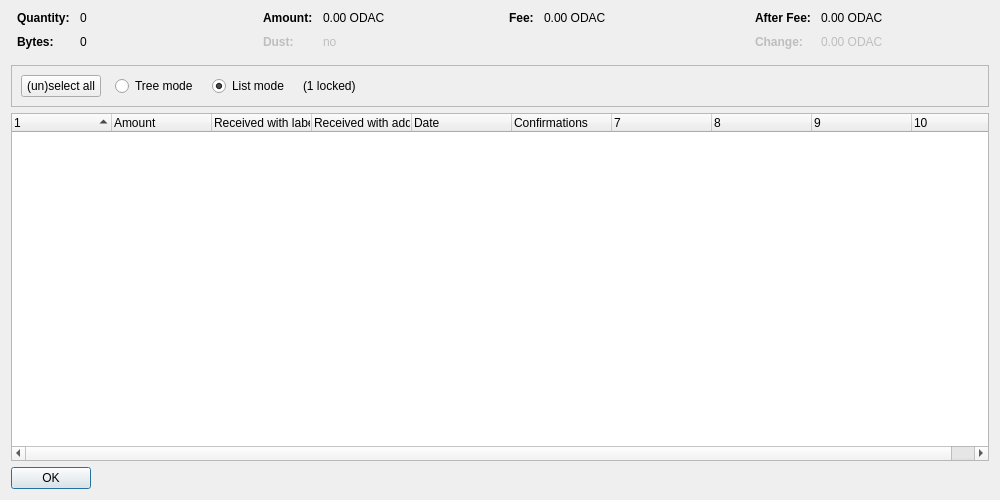
<?xml version="1.0" encoding="UTF-8"?>
<ui version="4.0">
 <class>CoinControlDialog</class>
 <widget class="QDialog" name="CoinControlDialog">
  <property name="geometry">
   <rect>
    <x>0</x>
    <y>0</y>
    <width>1000</width>
    <height>500</height>
   </rect>
  </property>
  <property name="windowTitle">
   <string>Coin Selection</string>
  </property>
  <layout class="QVBoxLayout" name="verticalLayout">
   <item>
    <layout class="QHBoxLayout" name="horizontalLayoutTop" stretch="0,0,0,0">
     <property name="topMargin">
      <number>0</number>
     </property>
     <property name="bottomMargin">
      <number>10</number>
     </property>
     <item>
      <layout class="QFormLayout" name="formLayoutCoinControl1">
       <property name="horizontalSpacing">
        <number>10</number>
       </property>
       <property name="verticalSpacing">
        <number>10</number>
       </property>
       <property name="leftMargin">
        <number>6</number>
       </property>
       <property name="rightMargin">
        <number>6</number>
       </property>
       <item row="0" column="0">
        <widget class="QLabel" name="labelCoinControlQuantityText">
         <property name="font">
          <font>
           <weight>75</weight>
           <bold>true</bold>
          </font>
         </property>
         <property name="text">
          <string>Quantity:</string>
         </property>
        </widget>
       </item>
       <item row="0" column="1">
        <widget class="QLabel" name="labelCoinControlQuantity">
         <property name="cursor">
          <cursorShape>IBeamCursor</cursorShape>
         </property>
         <property name="contextMenuPolicy">
          <enum>Qt::ActionsContextMenu</enum>
         </property>
         <property name="text">
          <string notr="true">0</string>
         </property>
         <property name="textInteractionFlags">
          <set>Qt::LinksAccessibleByMouse|Qt::TextSelectableByKeyboard|Qt::TextSelectableByMouse</set>
         </property>
        </widget>
       </item>
       <item row="1" column="0">
        <widget class="QLabel" name="labelCoinControlBytesText">
         <property name="font">
          <font>
           <weight>75</weight>
           <bold>true</bold>
          </font>
         </property>
         <property name="text">
          <string>Bytes:</string>
         </property>
        </widget>
       </item>
       <item row="1" column="1">
        <widget class="QLabel" name="labelCoinControlBytes">
         <property name="cursor">
          <cursorShape>IBeamCursor</cursorShape>
         </property>
         <property name="contextMenuPolicy">
          <enum>Qt::ActionsContextMenu</enum>
         </property>
         <property name="text">
          <string notr="true">0</string>
         </property>
         <property name="textInteractionFlags">
          <set>Qt::LinksAccessibleByMouse|Qt::TextSelectableByKeyboard|Qt::TextSelectableByMouse</set>
         </property>
        </widget>
       </item>
      </layout>
     </item>
     <item>
      <layout class="QFormLayout" name="formLayoutCoinControl2">
       <property name="horizontalSpacing">
        <number>10</number>
       </property>
       <property name="verticalSpacing">
        <number>10</number>
       </property>
       <property name="leftMargin">
        <number>6</number>
       </property>
       <property name="rightMargin">
        <number>6</number>
       </property>
       <item row="0" column="0">
        <widget class="QLabel" name="labelCoinControlAmountText">
         <property name="font">
          <font>
           <weight>75</weight>
           <bold>true</bold>
          </font>
         </property>
         <property name="text">
          <string>Amount:</string>
         </property>
        </widget>
       </item>
       <item row="0" column="1">
        <widget class="QLabel" name="labelCoinControlAmount">
         <property name="cursor">
          <cursorShape>IBeamCursor</cursorShape>
         </property>
         <property name="contextMenuPolicy">
          <enum>Qt::ActionsContextMenu</enum>
         </property>
         <property name="text">
          <string notr="true">0.00 ODAC</string>
         </property>
         <property name="textInteractionFlags">
          <set>Qt::LinksAccessibleByMouse|Qt::TextSelectableByKeyboard|Qt::TextSelectableByMouse</set>
         </property>
        </widget>
       </item>
       <item row="1" column="0">
        <widget class="QLabel" name="labelCoinControlLowOutputText">
         <property name="enabled">
          <bool>false</bool>
         </property>
         <property name="font">
          <font>
           <weight>75</weight>
           <bold>true</bold>
          </font>
         </property>
         <property name="text">
          <string>Dust:</string>
         </property>
        </widget>
       </item>
       <item row="1" column="1">
        <widget class="QLabel" name="labelCoinControlLowOutput">
         <property name="enabled">
          <bool>false</bool>
         </property>
         <property name="cursor">
          <cursorShape>IBeamCursor</cursorShape>
         </property>
         <property name="contextMenuPolicy">
          <enum>Qt::ActionsContextMenu</enum>
         </property>
         <property name="text">
          <string notr="true">no</string>
         </property>
         <property name="textInteractionFlags">
          <set>Qt::LinksAccessibleByMouse|Qt::TextSelectableByKeyboard|Qt::TextSelectableByMouse</set>
         </property>
        </widget>
       </item>
      </layout>
     </item>
     <item>
      <layout class="QFormLayout" name="formLayoutCoinControl3">
       <property name="horizontalSpacing">
        <number>10</number>
       </property>
       <property name="verticalSpacing">
        <number>10</number>
       </property>
       <property name="leftMargin">
        <number>6</number>
       </property>
       <property name="rightMargin">
        <number>6</number>
       </property>
       <item row="0" column="0">
        <widget class="QLabel" name="labelCoinControlFeeText">
         <property name="font">
          <font>
           <weight>75</weight>
           <bold>true</bold>
          </font>
         </property>
         <property name="text">
          <string>Fee:</string>
         </property>
        </widget>
       </item>
       <item row="0" column="1">
        <widget class="QLabel" name="labelCoinControlFee">
         <property name="cursor">
          <cursorShape>IBeamCursor</cursorShape>
         </property>
         <property name="contextMenuPolicy">
          <enum>Qt::ActionsContextMenu</enum>
         </property>
         <property name="text">
          <string notr="true">0.00 ODAC</string>
         </property>
         <property name="textInteractionFlags">
          <set>Qt::LinksAccessibleByMouse|Qt::TextSelectableByKeyboard|Qt::TextSelectableByMouse</set>
         </property>
        </widget>
       </item>
      </layout>
     </item>
     <item>
      <layout class="QFormLayout" name="formLayoutCoinControl4">
       <property name="horizontalSpacing">
        <number>10</number>
       </property>
       <property name="verticalSpacing">
        <number>10</number>
       </property>
       <property name="leftMargin">
        <number>6</number>
       </property>
       <property name="rightMargin">
        <number>6</number>
       </property>
       <item row="0" column="0">
        <widget class="QLabel" name="labelCoinControlAfterFeeText">
         <property name="font">
          <font>
           <weight>75</weight>
           <bold>true</bold>
          </font>
         </property>
         <property name="text">
          <string>After Fee:</string>
         </property>
        </widget>
       </item>
       <item row="0" column="1">
        <widget class="QLabel" name="labelCoinControlAfterFee">
         <property name="cursor">
          <cursorShape>IBeamCursor</cursorShape>
         </property>
         <property name="contextMenuPolicy">
          <enum>Qt::ActionsContextMenu</enum>
         </property>
         <property name="text">
          <string notr="true">0.00 ODAC</string>
         </property>
         <property name="textInteractionFlags">
          <set>Qt::LinksAccessibleByMouse|Qt::TextSelectableByKeyboard|Qt::TextSelectableByMouse</set>
         </property>
        </widget>
       </item>
       <item row="1" column="0">
        <widget class="QLabel" name="labelCoinControlChangeText">
         <property name="enabled">
          <bool>false</bool>
         </property>
         <property name="font">
          <font>
           <weight>75</weight>
           <bold>true</bold>
          </font>
         </property>
         <property name="text">
          <string>Change:</string>
         </property>
        </widget>
       </item>
       <item row="1" column="1">
        <widget class="QLabel" name="labelCoinControlChange">
         <property name="enabled">
          <bool>false</bool>
         </property>
         <property name="cursor">
          <cursorShape>IBeamCursor</cursorShape>
         </property>
         <property name="contextMenuPolicy">
          <enum>Qt::ActionsContextMenu</enum>
         </property>
         <property name="text">
          <string notr="true">0.00 ODAC</string>
         </property>
         <property name="textInteractionFlags">
          <set>Qt::LinksAccessibleByMouse|Qt::TextSelectableByKeyboard|Qt::TextSelectableByMouse</set>
         </property>
        </widget>
       </item>
      </layout>
     </item>
    </layout>
   </item>
   <item>
    <widget class="QFrame" name="frame">
     <property name="minimumSize">
      <size>
       <width>0</width>
       <height>40</height>
      </size>
     </property>
     <property name="frameShape">
      <enum>QFrame::StyledPanel</enum>
     </property>
     <property name="frameShadow">
      <enum>QFrame::Sunken</enum>
     </property>
     <layout class="QHBoxLayout" name="horizontalLayout">
      <item>
       <layout class="QHBoxLayout" name="horizontalLayoutPanel" stretch="0,0,0,0,0">
        <property name="spacing">
         <number>14</number>
        </property>
        <item>
         <widget class="QPushButton" name="pushButtonSelectAll">
          <property name="sizePolicy">
           <sizepolicy hsizetype="Maximum" vsizetype="Fixed">
            <horstretch>0</horstretch>
            <verstretch>0</verstretch>
           </sizepolicy>
          </property>
          <property name="text">
           <string>(un)select all</string>
          </property>
          <property name="autoDefault">
           <bool>false</bool>
          </property>
         </widget>
        </item>
        <item>
         <widget class="QRadioButton" name="radioTreeMode">
          <property name="sizePolicy">
           <sizepolicy hsizetype="Maximum" vsizetype="Fixed">
            <horstretch>0</horstretch>
            <verstretch>0</verstretch>
           </sizepolicy>
          </property>
          <property name="text">
           <string>Tree mode</string>
          </property>
         </widget>
        </item>
        <item>
         <widget class="QRadioButton" name="radioListMode">
          <property name="sizePolicy">
           <sizepolicy hsizetype="Maximum" vsizetype="Fixed">
            <horstretch>0</horstretch>
            <verstretch>0</verstretch>
           </sizepolicy>
          </property>
          <property name="text">
           <string>List mode</string>
          </property>
          <property name="checked">
           <bool>true</bool>
          </property>
         </widget>
        </item>
        <item>
         <widget class="QLabel" name="labelLocked">
          <property name="text">
           <string notr="true">(1 locked)</string>
          </property>
         </widget>
        </item>
        <item>
         <spacer name="horizontalSpacer">
          <property name="orientation">
           <enum>Qt::Horizontal</enum>
          </property>
          <property name="sizeHint" stdset="0">
           <size>
            <width>40</width>
            <height>20</height>
           </size>
          </property>
         </spacer>
        </item>
       </layout>
      </item>
     </layout>
    </widget>
   </item>
   <item>
    <widget class="CoinControlTreeWidget" name="treeWidget">
     <property name="contextMenuPolicy">
      <enum>Qt::CustomContextMenu</enum>
     </property>
     <property name="sortingEnabled">
      <bool>false</bool>
     </property>
     <property name="columnCount">
      <number>10</number>
     </property>
     <attribute name="headerShowSortIndicator" stdset="0">
      <bool>true</bool>
     </attribute>
     <attribute name="headerStretchLastSection">
      <bool>false</bool>
     </attribute>
     <column>
      <property name="text">
       <string/>
      </property>
     </column>
     <column>
      <property name="text">
       <string>Amount</string>
      </property>
     </column>
     <column>
      <property name="text">
       <string>Received with label</string>
      </property>
     </column>
     <column>
      <property name="text">
       <string>Received with address</string>
      </property>
     </column>
     <column>
      <property name="text">
       <string>Date</string>
      </property>
     </column>
     <column>
      <property name="text">
       <string>Confirmations</string>
      </property>
      <property name="toolTip">
       <string>Confirmed</string>
      </property>
     </column>
     <column>
      <property name="text">
       <string/>
      </property>
     </column>
     <column>
      <property name="text">
       <string/>
      </property>
     </column>
     <column>
      <property name="text">
       <string/>
      </property>
     </column>
     <column>
      <property name="text">
       <string/>
      </property>
     </column>
    </widget>
   </item>
   <item>
    <widget class="QDialogButtonBox" name="buttonBox">
     <property name="sizePolicy">
      <sizepolicy hsizetype="Maximum" vsizetype="Fixed">
       <horstretch>0</horstretch>
       <verstretch>0</verstretch>
      </sizepolicy>
     </property>
     <property name="orientation">
      <enum>Qt::Horizontal</enum>
     </property>
     <property name="standardButtons">
      <set>QDialogButtonBox::Ok</set>
     </property>
    </widget>
   </item>
  </layout>
 </widget>
 <customwidgets>
  <customwidget>
   <class>CoinControlTreeWidget</class>
   <extends>QTreeWidget</extends>
   <header>qt/coincontroltreewidget.h</header>
  </customwidget>
 </customwidgets>
 <resources/>
 <connections/>
</ui>
